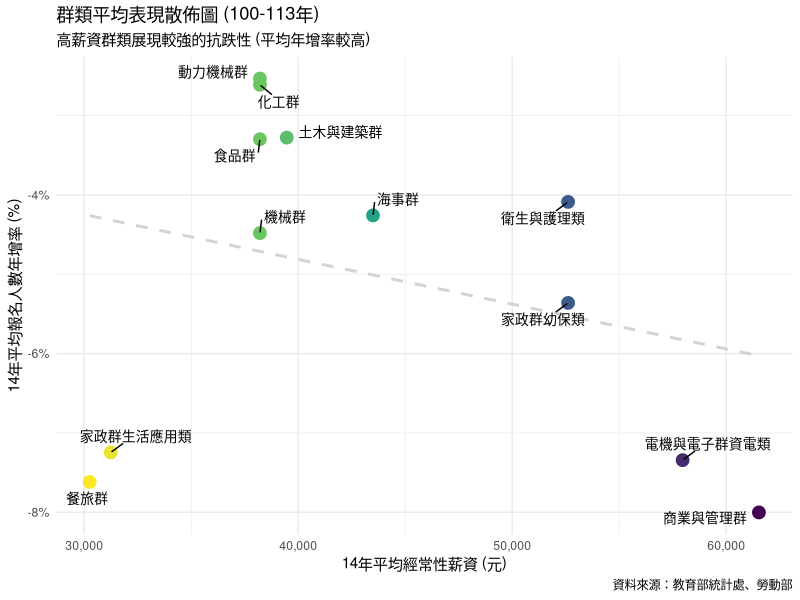

R code for this plot:
# scripts/3-3_stability_analysis.R
#
# 目標：3.3 薪資的穩定效應：抗跌性分析
# 產出：群類平均表現散佈圖 (Aggregation Plot)
# -----------------------------------------------------------------------------

library(readr)
library(dplyr)
library(tidyr)
library(ggplot2)
library(scales)
library(ggrepel)

# 建立輸出目錄
dir.create("output/figures", showWarnings = FALSE, recursive = TRUE)

# 1. 載入資料
salary_data <- read_csv("data/salary_data_100_113.csv", show_col_types = FALSE)
registration_data <- read_csv("data/tcte_registration_100_114.csv", show_col_types = FALSE)

# 2. 資料處理
# 2.1 薪資資料 (取 100-113 年平均)
industry_salary <- salary_data %>%
    filter(類別 == "經常性薪資", 業別 != "工業及服務業總計", between(年度, 100, 113)) %>%
    group_by(業別) %>%
    summarise(平均薪資 = mean(值, na.rm = TRUE))

# 2.2 報名人數資料 (計算年增率後取平均)
registration_growth <- registration_data %>%
    pivot_longer(cols = matches("^\\d{3}學年度$"), names_to = "學年度_str", values_to = "報名人數") %>%
    mutate(年度 = as.numeric(gsub("學年度", "", 學年度_str))) %>%
    filter(!is.na(報名人數), 群類代號 != "All", between(年度, 100, 113)) %>%
    group_by(群類名稱) %>%
    arrange(年度) %>%
    mutate(
        年增率 = (報名人數 - lag(報名人數)) / lag(報名人數)
    ) %>%
    filter(!is.na(年增率)) %>%
    summarise(平均年增率 = mean(年增率, na.rm = TRUE))

# 2.3 建立對應表
mapping_table <- tribble(
    ~行業別, ~群類名稱,
    "住宿及餐飲業", "餐旅群",
    "出版影音及資通訊業", "電機與電子群資電類",
    "金融及保險業", "商業與管理群",
    "製造業", "機械群",
    "製造業", "動力機械群",
    "營建工程業", "土木與建築群",
    "醫療保健及社會工作服務業", "衛生與護理類",
    "教育業", "外語群英語類",
    "教育業", "外語群日語類",
    "專業科學及技術服務業", "設計群",
    "農林漁牧業", "農業群",
    "製造業", "食品群",
    "其他服務業", "家政群生活應用類",
    "醫療保健及社會工作服務業", "家政群幼保類",
    "運輸及倉儲業", "海事群",
    "製造業", "化工群",
    "藝術娛樂及休閒服務業", "藝術群影視類"
)

# 3. 合併資料
plot_data <- mapping_table %>%
    left_join(industry_salary, by = c("行業別" = "業別")) %>%
    left_join(registration_growth, by = "群類名稱") %>%
    filter(!is.na(平均薪資), !is.na(平均年增率))

# 4. 繪圖：群類平均表現散佈圖
p <- ggplot(plot_data, aes(x = 平均薪資, y = 平均年增率)) +
    geom_smooth(method = "lm", color = "lightgray", se = FALSE, linetype = "dashed") +
    geom_point(aes(color = 平均薪資), size = 4) +
    geom_text_repel(aes(label = 群類名稱), size = 3.5, box.padding = 0.5) +
    scale_x_continuous(labels = comma) +
    scale_y_continuous(labels = percent) +
    scale_color_viridis_c(option = "D", direction = -1) +
    labs(
        title = "群類平均表現散佈圖 (100-113年)",
        subtitle = "高薪資群類展現較強的抗跌性 (平均年增率較高)",
        x = "14年平均經常性薪資 (元)",
        y = "14年平均報名人數年增率 (%)",
        caption = "資料來源：教育部統計處、勞動部"
    ) +
    theme_minimal() +
    theme(legend.position = "none")

ggsave("output/figures/3-3_stability_aggregation.png", p, width = 8, height = 6)
cat("圖表已輸出至 output/figures/3-3_stability_aggregation.png\n")
